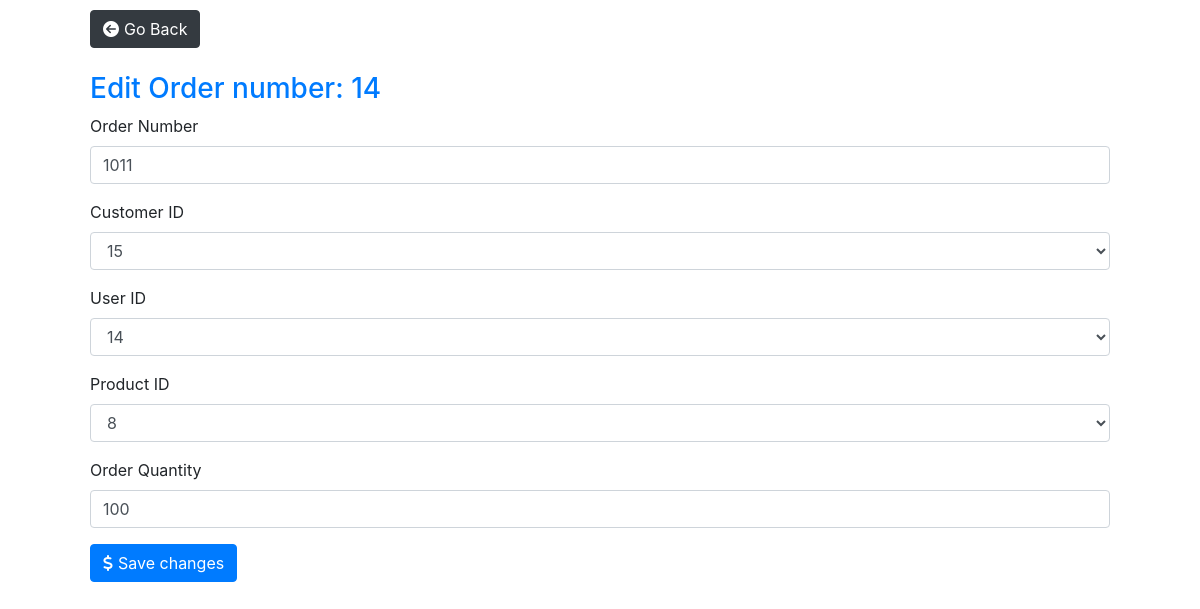
Screenshot of /editorders.php?id=14 with the database file from the repository.
### tables this page shows
CREATE TABLE `orders` (
  `oId` int(11) NOT NULL,
  `oNo` bigint(20) NOT NULL,
  `pId` int(11) NOT NULL,
  `cId` int(11) NOT NULL,
  `oQuantity` bigint(20) NOT NULL,
  `oDate` datetime NOT NULL,
  `uId` int(11) NOT NULL
);

### editorders.php (the view, shortened to what this page needs)
<?php
include_once("config.php");
$oId = $_GET['id'];
$sql = "SELECT * FROM orders WHERE oId=:oId";
$query = $dbConn->prepare($sql);
$query->execute(array(':oId' => $oId));
while($row = $query->fetch(PDO::FETCH_ASSOC)){
    $oId= $row['oId'];
	$oNo = $row ['oNo'];
	$cId = $row['cId'];
	$uId = $row ['uId'];
    $pId = $row ['pId'];
    $oQuantity = $row ['oQuantity'];
}
?>
<html>
<head>
	<link rel="stylesheet" href="https://stackpath.bootstrapcdn.com/bootstrap/4.3.1/css/bootstrap.min.css">
	<link rel="stylesheet" type="text/css" href="assets/style.css">
</head>
<body>
	<a href="order.php"><button type="button" class="btn btn-dark"><i class='fas fa-arrow-circle-left'></i>Go Back</button></a>
	<br/><br/>
	<h3 class="orderTitle">Edit Order number: <?php echo $oId ?></h3>
	<form action="updateorders.php" method="post" name="form">
		<div class="form-group">
			<label for="oNo">Order Number</label>
			<input type="number" class="form-control" id="oNo" name="oNo" value="<?php echo $oNo?>" placeholder="Example: 1001" required>
		</div>
		<div class="form-group">
			<label for="cId">Customer ID</label>
			<select class="form-control" id="cId" name="cId">
			<option ><?php echo $cId?></option>
			</select>
		</div>
		<div class="form-group">
			<label for="uId">User ID</label>
			<select class="form-control" id="uId" name="uId">
			<option><?php echo $uId?></option>
			</select>
		</div>
		<div class="form-group">
			<label for="pId">Product ID</label>
			<select class="form-control" id="pId" name="pId">
				<option><?php echo $pId?></option>
			</select>
		</div>
		<div class="form-group">
			<label for="oQuantity">Order Quantity</label>
			<input type="number" class="form-control" id="oQuantity" placeholder="Enter quantity" value="<?php echo $oQuantity  ?>" name="oQuantity" required>
		</div>
		<button type="submit" class="btn btn-primary" name="Submit" id="submit"><i class='fas fa-dollar-sign'></i></i>Save changes</button>
    </form>
</body>
</html>

### assets/style.css (style rules this page uses)
body { width: 85%; margin: auto; }
.btn-primary { margin-right: 25px; color: white; }
.btn-dark { margin-top: 10px !important; margin-right: 20px; }
.fa-trash-alt, .fa-edit, .fa-user, .fa-box-open, .fa-cart-plus, .fa-dollar-sign, .fa-arrow-circle-left { margin-right: 5px; }
a:link, a:visited { color: white; text-decoration: none; }
.orderTitle, #editModalTitle { color: #007bff !important; }

### rows the page displays
orders: oId "14", oNo "1011", cId "15", uId "14", pId "8", oQuantity "100"
